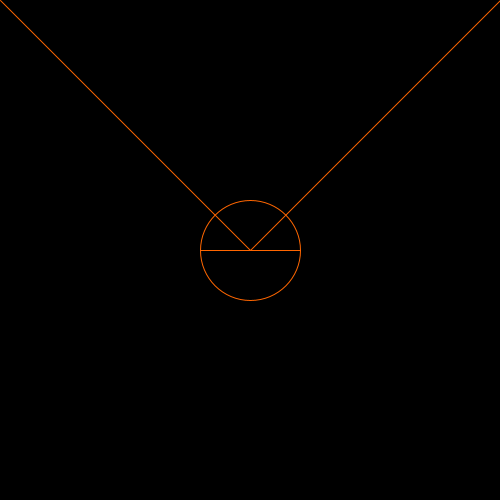
Frame 1 (no input)
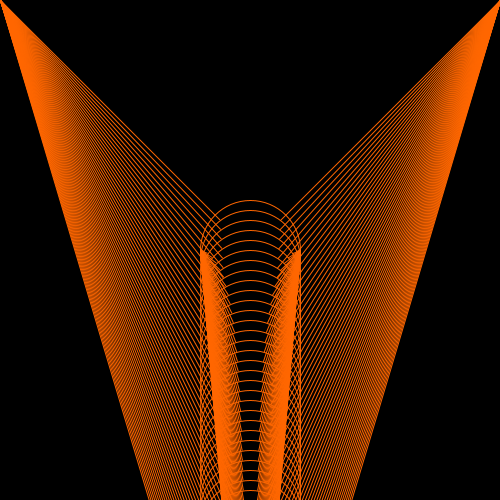
Frame 60 (the mouse pressed at the canvas centre just before this capture)
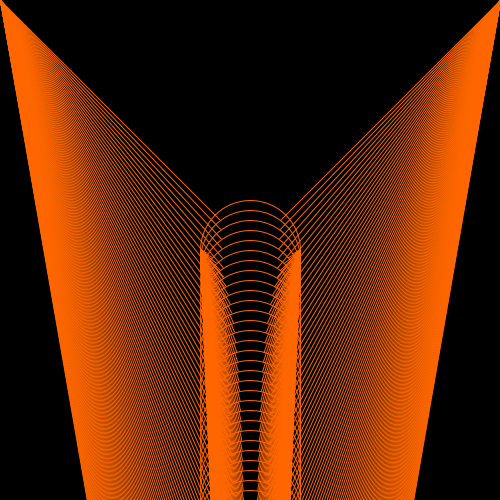
Frame 120 (the mouse held since frame 60 and released just before this capture)

The Processing sketch that drew these frames (run headless with seeded random() and noise(); from frame 60 on, the mouse is pressed at the canvas centre):

// Processing sketch: processing_22682
// ── processing_22682.pde

int y = 250; 
int x = 250;
void setup()
{
  size (500, 500);
  background(0, 0, 0);
  strokeWeight (1);
  smooth ();
}
void draw ()
{
  stroke (255,102,0);
  fill (0);
  ellipse (250,y,100,100);
  line (200,250,250,y);
  line (300,250,250,y);
  line (0,0,250,y);
  line (250,y,500,0);
  y = y+10;

 


 
  
  
}
